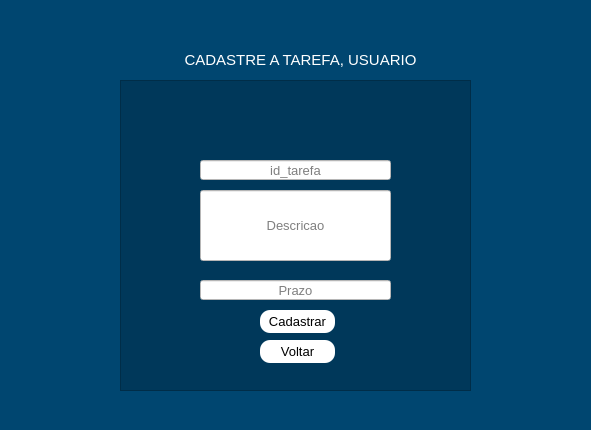
<?xml version="1.0" encoding="UTF-8"?>
<ui version="4.0">
 <class>Cadastro</class>
 <widget class="QWidget" name="Cadastro">
  <property name="geometry">
   <rect>
    <x>0</x>
    <y>0</y>
    <width>591</width>
    <height>430</height>
   </rect>
  </property>
  <property name="windowTitle">
   <string>Form</string>
  </property>
  <property name="styleSheet">
   <string notr="true">background-color: rgb(0, 70, 112);</string>
  </property>
  <widget class="QFrame" name="frame">
   <property name="geometry">
    <rect>
     <x>120</x>
     <y>80</y>
     <width>351</width>
     <height>311</height>
    </rect>
   </property>
   <property name="styleSheet">
    <string notr="true">background-color: rgba(0, 0, 0,0.2);</string>
   </property>
   <property name="frameShape">
    <enum>QFrame::StyledPanel</enum>
   </property>
   <property name="frameShadow">
    <enum>QFrame::Raised</enum>
   </property>
   <widget class="QLineEdit" name="idtarefa_lineEdit">
    <property name="geometry">
     <rect>
      <x>80</x>
      <y>80</y>
      <width>191</width>
      <height>20</height>
     </rect>
    </property>
    <property name="font">
     <font>
      <pointsize>10</pointsize>
     </font>
    </property>
    <property name="styleSheet">
     <string notr="true">background-color: rgb(255, 255, 255);</string>
    </property>
    <property name="text">
     <string/>
    </property>
    <property name="alignment">
     <set>Qt::AlignCenter</set>
    </property>
    <property name="placeholderText">
     <string>id_tarefa</string>
    </property>
   </widget>
   <widget class="QLineEdit" name="descricao_lineEdit">
    <property name="geometry">
     <rect>
      <x>80</x>
      <y>110</y>
      <width>191</width>
      <height>71</height>
     </rect>
    </property>
    <property name="font">
     <font>
      <pointsize>10</pointsize>
     </font>
    </property>
    <property name="styleSheet">
     <string notr="true">background-color: rgb(255, 255, 255);</string>
    </property>
    <property name="alignment">
     <set>Qt::AlignCenter</set>
    </property>
    <property name="placeholderText">
     <string>Descricao</string>
    </property>
   </widget>
   <widget class="QLineEdit" name="prazo_lineEdit">
    <property name="geometry">
     <rect>
      <x>80</x>
      <y>200</y>
      <width>191</width>
      <height>20</height>
     </rect>
    </property>
    <property name="font">
     <font>
      <pointsize>10</pointsize>
     </font>
    </property>
    <property name="styleSheet">
     <string notr="true">background-color: rgb(255, 255, 255);</string>
    </property>
    <property name="text">
     <string/>
    </property>
    <property name="echoMode">
     <enum>QLineEdit::Password</enum>
    </property>
    <property name="alignment">
     <set>Qt::AlignCenter</set>
    </property>
    <property name="placeholderText">
     <string>Prazo</string>
    </property>
   </widget>
   <widget class="QPushButton" name="cadastrar_tarefa_Button">
    <property name="geometry">
     <rect>
      <x>140</x>
      <y>230</y>
      <width>75</width>
      <height>23</height>
     </rect>
    </property>
    <property name="font">
     <font>
      <pointsize>10</pointsize>
     </font>
    </property>
    <property name="cursor">
     <cursorShape>PointingHandCursor</cursorShape>
    </property>
    <property name="styleSheet">
     <string notr="true">QPushButton{

	color: rgb(0, 0, 0);
	background-color: rgb(255, 255, 255);
	border-radius:10px

}

QPushButton:hover{

	color: rgb(255, 255, 255);
	background-color: rgb(0, 0, 0);
}</string>
    </property>
    <property name="text">
     <string>Cadastrar</string>
    </property>
   </widget>
   <widget class="QPushButton" name="voltar_tarefa_Button">
    <property name="geometry">
     <rect>
      <x>140</x>
      <y>260</y>
      <width>75</width>
      <height>23</height>
     </rect>
    </property>
    <property name="font">
     <font>
      <pointsize>10</pointsize>
     </font>
    </property>
    <property name="cursor">
     <cursorShape>PointingHandCursor</cursorShape>
    </property>
    <property name="styleSheet">
     <string notr="true">QPushButton{

	color: rgb(0, 0, 0);
	background-color: rgb(255, 255, 255);
	border-radius:10px

}

QPushButton:hover{

	color: rgb(255, 255, 255);
	background-color: rgb(0, 0, 0);
}</string>
    </property>
    <property name="text">
     <string>Voltar</string>
    </property>
   </widget>
  </widget>
  <widget class="QLabel" name="label">
   <property name="geometry">
    <rect>
     <x>180</x>
     <y>50</y>
     <width>241</width>
     <height>21</height>
    </rect>
   </property>
   <property name="text">
    <string>&lt;html&gt;&lt;head/&gt;&lt;body&gt;&lt;p align=&quot;center&quot;&gt;&lt;span style=&quot; font-size:11pt; color:#ffffff;&quot;&gt;CADASTRE A TAREFA, USUARIO&lt;/span&gt;&lt;/p&gt;&lt;/body&gt;&lt;/html&gt;</string>
   </property>
  </widget>
 </widget>
 <resources/>
 <connections/>
</ui>
